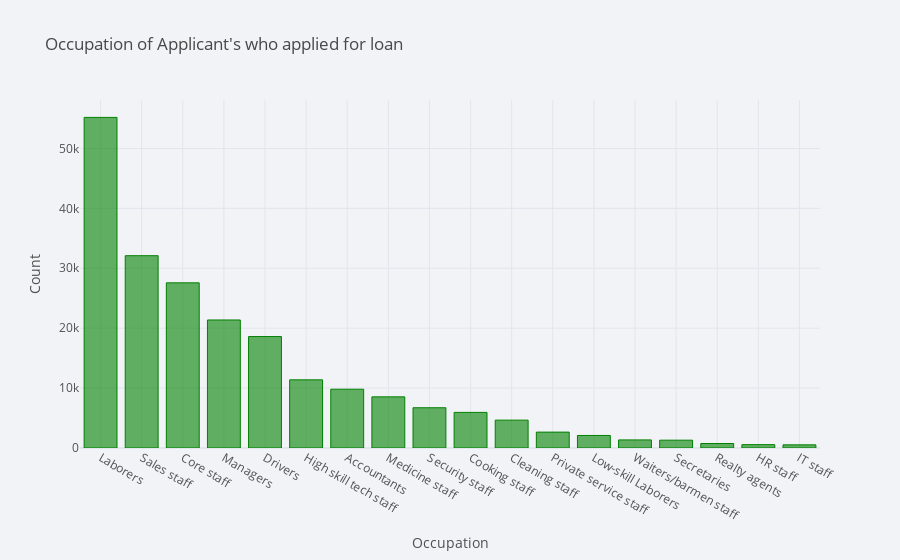

This figure's notebook cell:
### Markdown cell above
### Occupation of Applicant's who applied for loan

### Code cell
temp = application_train["OCCUPATION_TYPE"].value_counts()
temp.iplot(kind='bar', xTitle = 'Occupation', yTitle = "Count", title = 'Occupation of Applicant\'s who applied for loan', color = 'green')

### Figure 1 — Plotly figure (JSON) as saved in the notebook; plotly's stock layout.template omitted (floating-point values rounded to 4 significant figures)
{"data": [{"marker": {"color": "rgba(0, 128, 0, 0.6)", "line": {"color": "rgba(0, 128, 0, 1.0)", "width": 1}}, "name": "OCCUPATION_TYPE", "orientation": "v", "text": "", "type": "bar", "x": ["Laborers", "Sales staff", "Core staff", "Managers", "Drivers", "High skill tech staff", "Accountants", "Medicine staff", "Security staff", "Cooking staff", "Cleaning staff", "Private service staff", "Low-skill Laborers", "Waiters/barmen staff", "Secretaries", "Realty agents", "HR staff", "IT staff"], "y": [55186, 32102, 27570, 21371, 18603, 11380, 9813, 8537, 6721, 5946, 4653, 2652, 2093, 1348, 1305, 751, 563, 526]}], "layout": {"legend": {"bgcolor": "#F2F3F7", "font": {"color": "#505050"}}, "paper_bgcolor": "#F2F3F7", "plot_bgcolor": "#F2F3F7", "title": {"font": {"color": "#484848"}, "text": "Occupation of Applicant's who applied for loan"}, "xaxis": {"gridcolor": "#E1E5ED", "showgrid": true, "tickfont": {"color": "#505050"}, "title": {"font": {"color": "#505050"}, "text": "Occupation"}, "zerolinecolor": "#E1E5ED"}, "yaxis": {"gridcolor": "#E1E5ED", "showgrid": true, "tickfont": {"color": "#505050"}, "title": {"font": {"color": "#505050"}, "text": "Count"}, "zerolinecolor": "#E1E5ED"}}}
